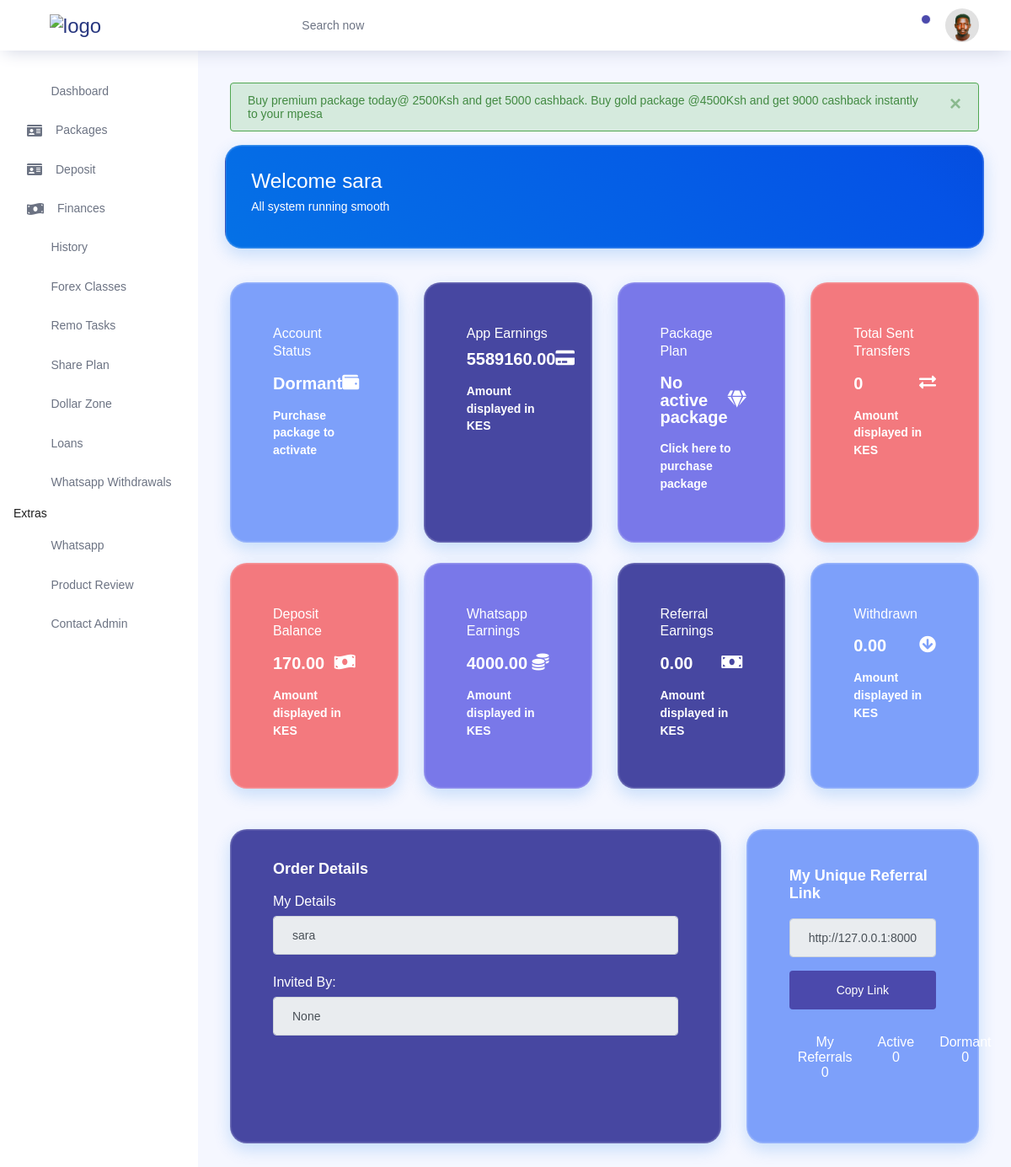
The app's page /account/dashboard/ (signed in), older data.
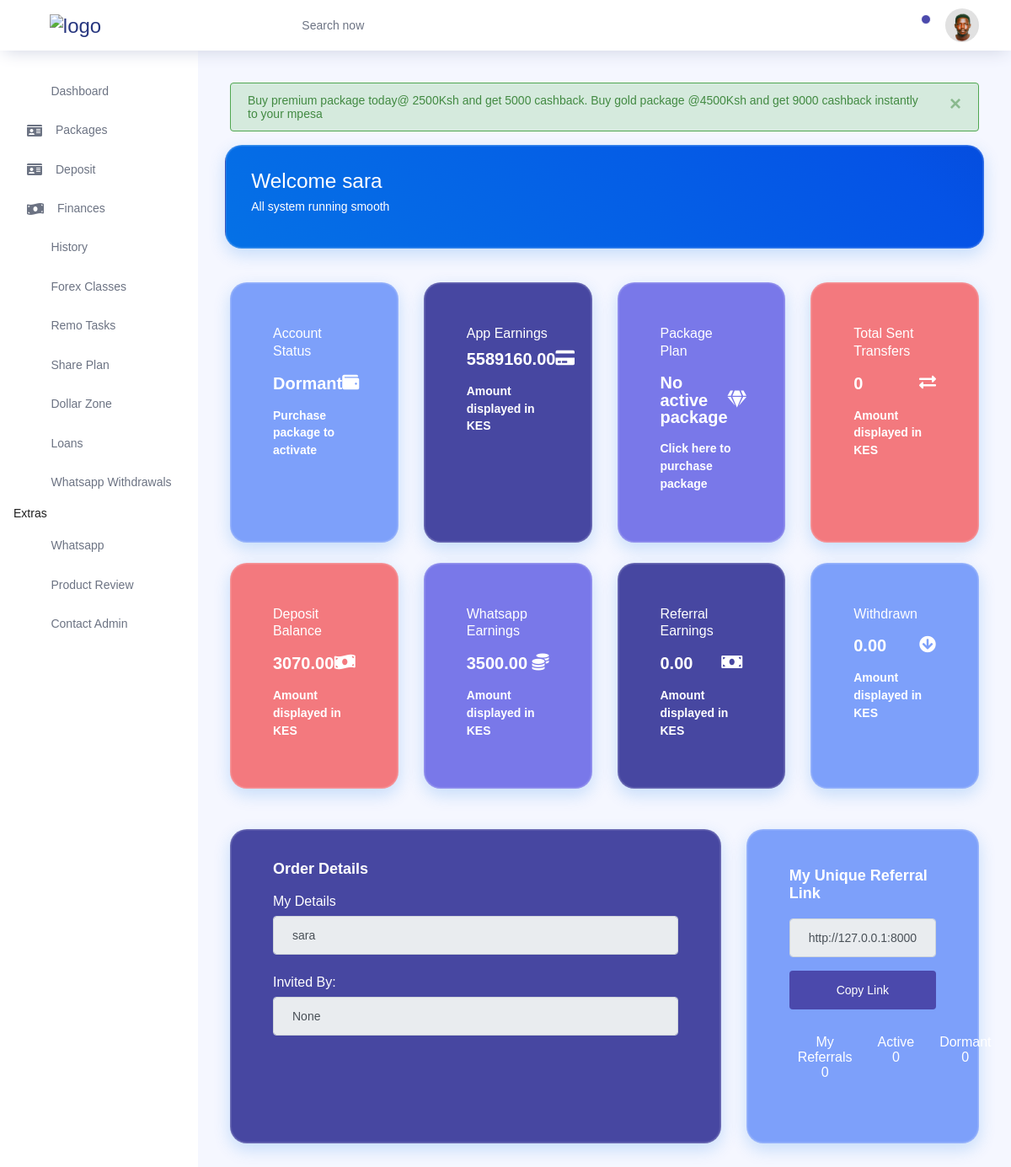
The same page, newer data.
### account/models.py (models this page shows, shortened)
class Profile(models.Model):
    class AccountStatus(models.TextChoices):
        DORMANT = "DM", "Dormant"
        ACTIVE = "AC", "Active"
    user = models.OneToOneField(
        settings.AUTH_USER_MODEL,
        on_delete=models.CASCADE,
        related_name='profile'
    )
    account_status = models.CharField(
        max_length=2,
        choices=AccountStatus.choices,
        default=AccountStatus.DORMANT
    )
    photo = models.ImageField(
        upload_to='photos',
        blank=True,
        null=True
    )
    phone_number = models.CharField(max_length=11, null=True, blank=True)
    gold_plan_active = models.BooleanField(default=False)
    total_sent_transfers = models.IntegerField(default=0)
    whatsapp_earnings = models.DecimalField(max_digits=10, decimal_places=2, default=0.00)
    total_whatsapp_withdrawal = models.DecimalField(max_digits=10, decimal_places=2, default=0.00)
    deposit_balance = models.DecimalField(max_digits=10, decimal_places=2, default=0.00)
    earning_balance = models.DecimalField(max_digits=10, decimal_places=2, default=0.00)
    referral_earnings = models.DecimalField(max_digits=10, decimal_places=2, default=0.00)
    amount_withdrawn = models.DecimalField(max_digits=10, decimal_places=2, default=0.00)
    invited_by = models.ForeignKey(
        settings.AUTH_USER_MODEL,
        related_name='invited_users',
        on_delete=models.SET_NULL,
        null=True,
        blank=True
    )
    referral_link = models.URLField(
        max_length=255,
        blank=True,
        null=True
    )  # Store the referral link
    objects = models.Manager()  # Default manager
    active_profiles = ActiveProfileManager()  # Custom manager for active profiles
    def get_referral_link(self):
        return f"http://127.0.0.1:8000/account/register/?invitedby={self.user.username}"
    def referrals_count(self):
        return Profile.objects.filter(invited_by=self.user).count()
    def active_referrals_count(self):
        return Profile.objects.filter(invited_by=self.user, account_status=Profile.AccountStatus.ACTIVE).count()
    def dormant_referrals_count(self):
        return Profile.objects.filter(invited_by=self.user, account_status=Profile.AccountStatus.DORMANT).count()

### account/views.py (the view)
# urls.py: path('dashboard/', views.dashboard, name='dashboard'),
@login_required()
def dashboard(request):
    user_profile = request.user.profile
    user_package = UserPackage.objects.filter(user=request.user).order_by('-purchased_at').first()
    if not request.session.get('message_displayed', False):
        request.session['message_displayed'] = True
        messages.success(
            request,
            "Buy premium package today@ 2500Ksh and get 5000 cashback. Buy gold package @4500Ksh and get 9000 cashback instantly to your mpesa"
        )
    context = {
        "user_profile": user_profile,
        "user_package": user_package
    }
    return render(
        request,
        'dashboard/index.html',
        context,
    )

### website/context_processors.py (called while the page is built)
def web_details(request):
    details = WebDetails.objects.first()
    landing = LandingContent.objects.all()
    return {
        'business': details,
        'landing': landing
    }

### account/templates/dashboard/index.html (shortened to what the changed rows need)
{% extends "dashboard/dashboard_base.html" %}
{% load static %}
{% block content %}
  <div class="row">
    <div class="col-md-3 stretch-card transparent">
           <div class="card card-tale">
            <div class="card-body ">
              <a href="{% url 'package:packages' %}" style="text-decoration: none; cursor: pointer; color: white;">
              <div>
              <div class="d-flex justify-content-between align-items-center">
                <p class="cardnumber">{{ user_profile.get_account_status_display }}</p>
                <p><i class="fas fa-wallet" style="font-size: 20px;"></i> </p>
              </div>
              </div>
              </a>
            </div>
          </div>
        </div>
     <div class="col-md-3 stretch-card transparent mt-3 mt-lg-0">
           <div class="card card-dark-blue">
            <div class="card-body ">
              <div>
              <div class="d-flex justify-content-between align-items-center">
                <p class="cardnumber">{{ user_profile.earning_balance }}</p>
                <p><i class="fas fa-credit-card" style="font-size: 20px;"></i> </p>
              </div>
              </div>
            </div>
          </div>
        </div>
        <div class="col-md-3 stretch-card transparent mt-3 mt-lg-0">
           <div class="card card-light-danger">
            <div class="card-body ">
              <div>
              <div class="d-flex justify-content-between align-items-center">
                <p class="cardnumber">{{ user_profile.total_sent_transfers }}</p>
                <p><i class="fas fa-exchange-alt" style="font-size: 20px;"></i> </p>
              </div>
              </div>
            </div>
          </div>
        </div>
  </div>
  <div class="row mt-4">
    <div class="col-md-3 stretch-card transparent">
           <div class="card card-light-danger">
            <div class="card-body ">
              <div>
              <div class="d-flex justify-content-between align-items-center">
                <p class="cardnumber">{{ user_profile.deposit_balance }}</p>
                <p><i class="fas fa-money-bill-wave" style="font-size: 20px;"></i> </p>
              </div>
              </div>
            </div>
          </div>
        </div>
     <div class="col-md-3 stretch-card transparent mt-3 mt-lg-0">
           <div class="card card-light-blue">
            <div class="card-body ">
              <div>
              <div class="d-flex justify-content-between align-items-center">
                <p class="cardnumber">{{ user_profile.whatsapp_earnings }}</p>
                <p><i class="fas fa-coins" style="font-size: 20px;"></i> </p>
              </div>
              </div>
            </div>
          </div>
        </div>
       <div class="col-md-3 stretch-card transparent mt-3 mt-lg-0">
           <div class="card card-dark-blue">
            <div class="card-body ">
              <div>
              <div class="d-flex justify-content-between align-items-center">
                <p class="cardnumber">{{ user_profile.referral_earnings }}</p>
                <p><i class="fas fa-money-bill" style="font-size: 20px;"></i> </p>
              </div>
              </div>
            </div>
          </div>
        </div>
        <div class="col-md-3 stretch-card transparent mt-3 mt-lg-0">
           <div class="card card-tale">
            <div class="card-body ">
              <div>
              <div class="d-flex justify-content-between align-items-center">
                <p class="cardnumber">{{ user_profile.amount_withdrawn }}</p>
                <p><i class="fas fa-arrow-circle-down" style="font-size: 20px;"></i></p>
              </div>
              </div>
            </div>
          </div>
        </div>
  </div>
{% endblock %}

Row changes from the older to the newer data that the page shows:
changed Profile "Dormant": deposit_balance "170.00" → "3070.00"; whatsapp_earnings "4000.00" → "3500.00"
